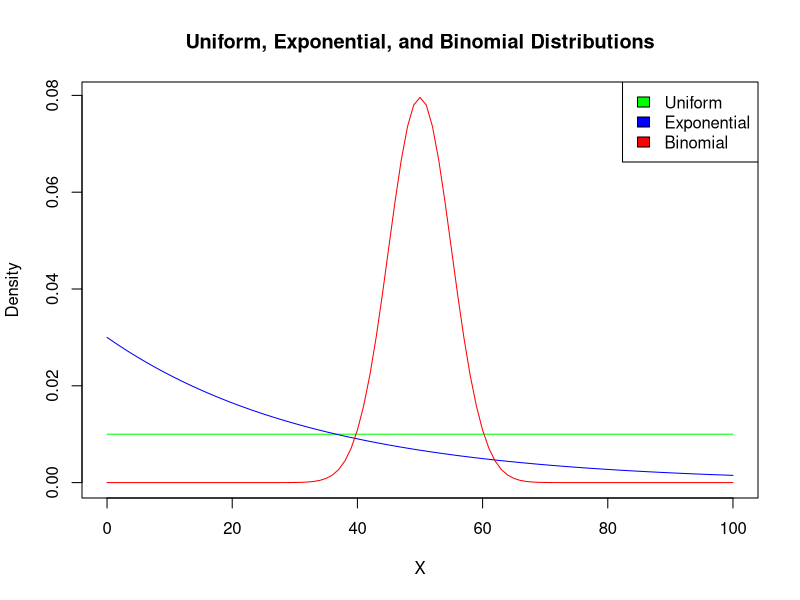
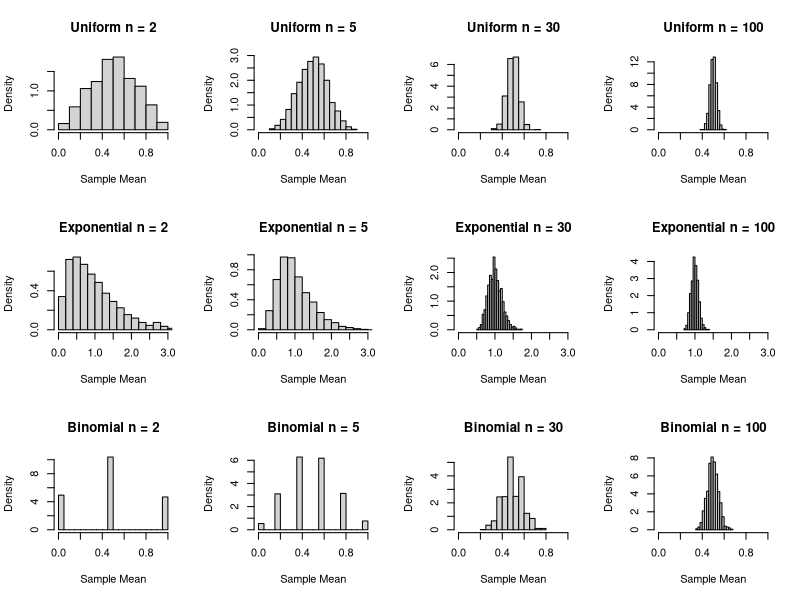
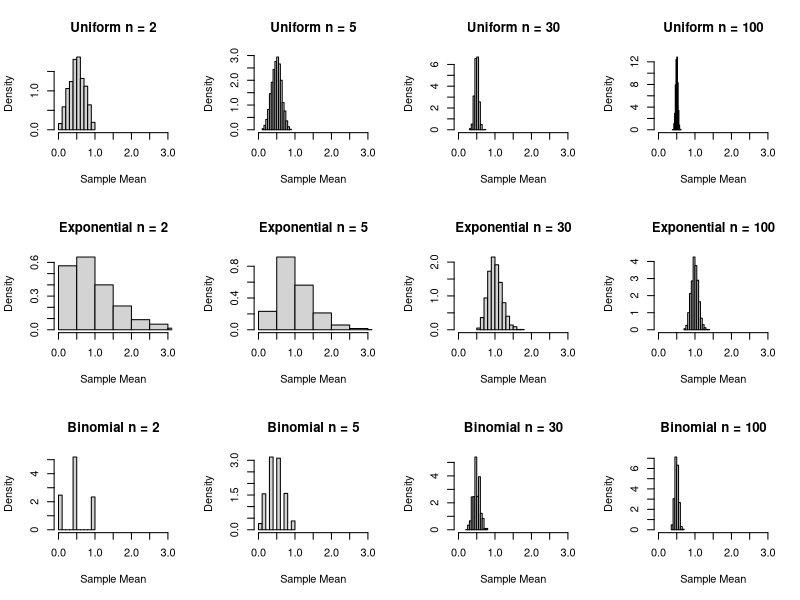

These figures' R source, in order:
# Generate data
x <- seq(0, 100, by=0.5)

# Set seed for reproducibility
set.seed(1024)

# Uniform distribution
uniform_data <- dunif(x, min=0, max=100)

# Exponential distribution
lambda <- 0.03  # rate parameter
exponential_data <- dexp(x, rate=lambda)

# Binomial distribution
size <- 100  # number of trials
prob <- 0.5  # probability of success
binomial_data <- dbinom(0:size, size=size, prob=prob)

# Base R Plot
plot(x, uniform_data, type="l", col="green", ylim=c(0, max(c(uniform_data, binomial_data, exponential_data))), ylab="Density", xlab="X", main="Uniform, Exponential, and Binomial Distributions")
lines(x, exponential_data, col="blue")
lines(0:size, binomial_data, col="red")

# Legend
legend("topright", legend=c("Uniform", "Exponential", "Binomial"), fill=c("green", "blue", "red"))





# Set up the simulation parameters
num_repeats <- 1000
sample_sizes <- c(2, 5, 30, 100)

# Create an empty list to store the results
results <- list()

# Set seed for reproducibility
set.seed(1024)

# Simulate for Uniform Distribution
results$Uniform <- lapply(sample_sizes, function(n) {
  replicate(num_repeats, mean(runif(n)))
})

# Simulate for Exponential Distribution (lambda = 1)
results$Exponential <- lapply(sample_sizes, function(n) {
  replicate(num_repeats, mean(rexp(n, rate = 1)))
})

# Simulate for Binomial Distribution (size=1, prob=0.5)
results$Binomial <- lapply(sample_sizes, function(n) {
  replicate(num_repeats, mean(rbinom(n, size = 1, prob = 0.5)))
})

# Plot the results
par(mfrow=c(3, 4))
for (distribution in names(results)) {
  for (i in seq_along(sample_sizes)) {
    if(distribution == "Uniform"){
      hist(results[[distribution]][[i]], main = paste(distribution, "n =", sample_sizes[i]), 
           xlim = c(0, 1),  probability = TRUE,
           xlab = paste("Sample Mean"))
    }else if (distribution == "Exponential"){
      hist(results[[distribution]][[i]], main = paste(distribution, "n =", sample_sizes[i]), 
           xlim = c(0, 3),  probability = TRUE, breaks = 20,
           xlab = paste("Sample Mean"))
    }else if (distribution == "Binomial"){
      hist(results[[distribution]][[i]], main = paste(distribution, "n =", sample_sizes[i]), 
           xlim = c(0, 1),  probability = TRUE, breaks = 20,
           xlab = paste("Sample Mean"))
    }
    
  }
}









# Plot the results
par(mfrow=c(3, 4))
for (distribution in names(results)) {
  for (i in seq_along(sample_sizes)) {
    hist(results[[distribution]][[i]], main = paste(distribution, "n =", sample_sizes[i]), 
         xlim = c(0, 3),  probability = TRUE,
         xlab = paste("Sample Mean"))
  }
}


